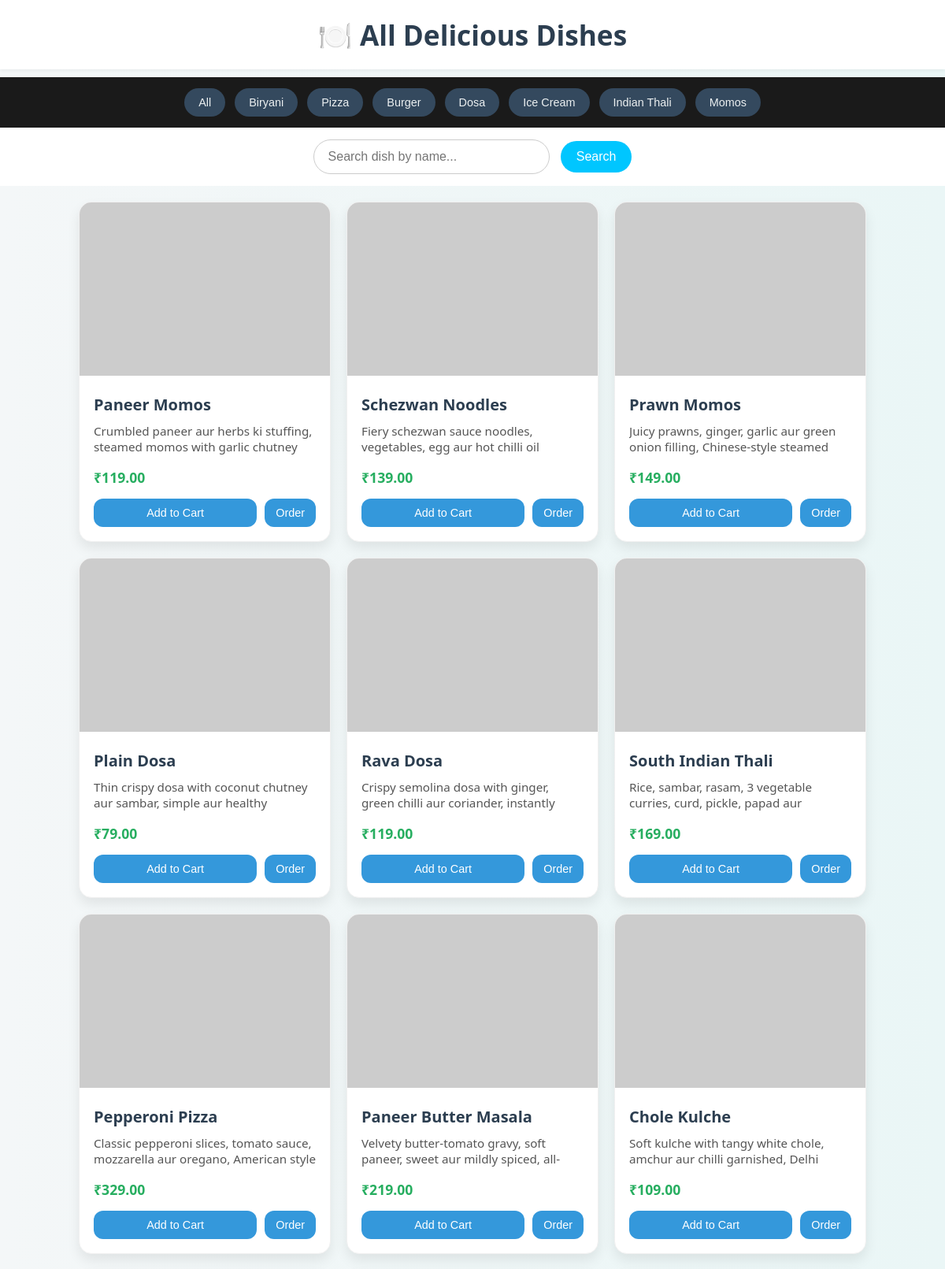
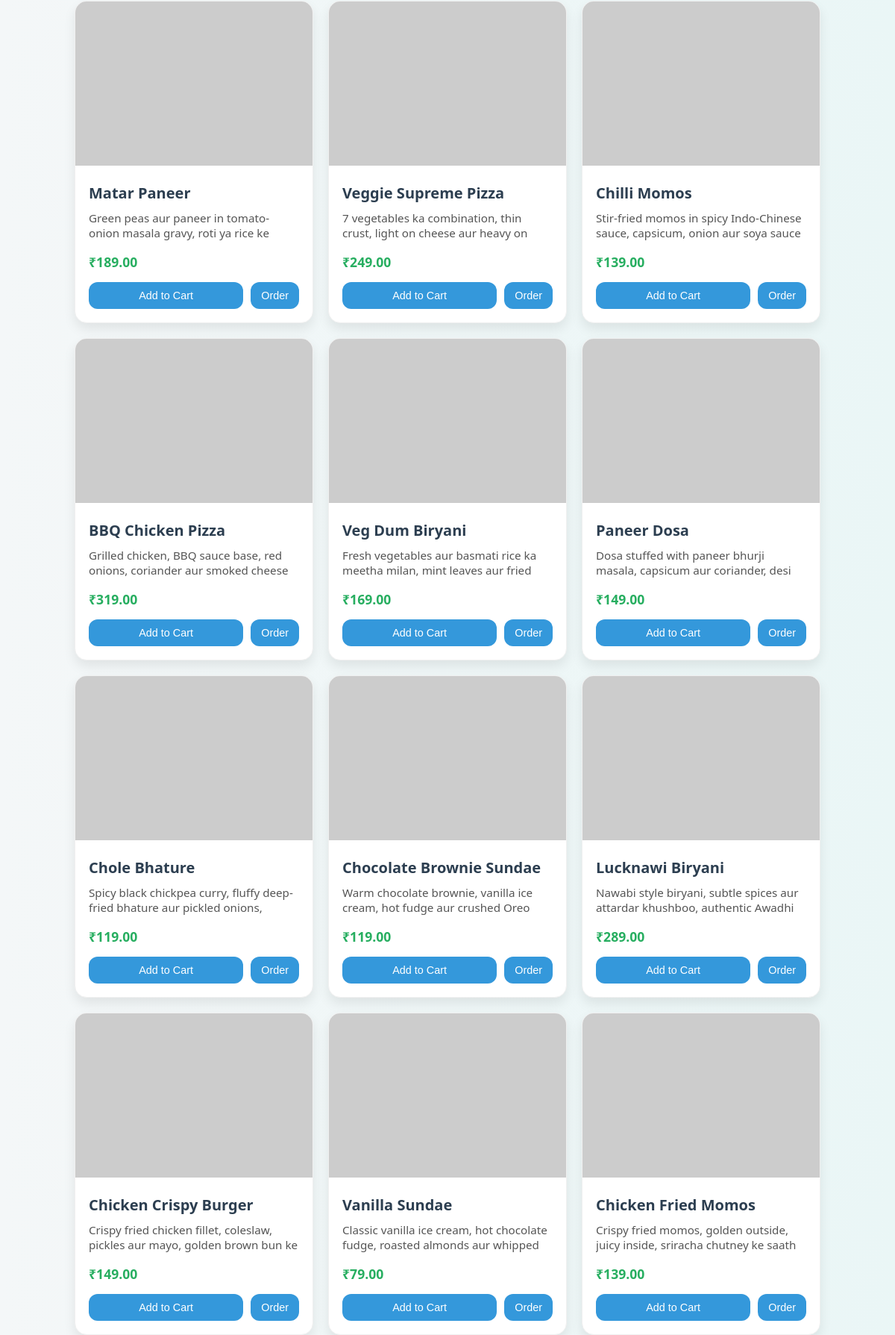
Page /dishes.php (upper part) on the committed database (2 pictures, top to bottom).
### tables this page shows
CREATE TABLE IF NOT EXISTS `biryanis` (
    `id`          INT(11) NOT NULL AUTO_INCREMENT,
    `food_name`   VARCHAR(200) NOT NULL,
    `image`       VARCHAR(300) DEFAULT NULL,
    `description` TEXT DEFAULT NULL,
    `price`       DECIMAL(10,2) NOT NULL DEFAULT 0.00,
    `offer_price` DECIMAL(10,2) DEFAULT 0.00,
    `category`    VARCHAR(100) DEFAULT 'biryani',
    `created_at`  TIMESTAMP DEFAULT CURRENT_TIMESTAMP,
    PRIMARY KEY (`id`)
);

### dishes.php (the view, shortened to what this page needs)
<?php
$conn = mysqli_connect("localhost", "root", "", "fooddb");
$sql = "SELECT * FROM biryanis ORDER BY rand()";
$result = mysqli_query($conn, $sql);
$dishes = [];
while ($row = mysqli_fetch_assoc($result)) {
    $dishes[] = $row;
}
?>
<!DOCTYPE html>
<html lang="en">
<head>
</head>
<body>
<h1>🍽️ All Delicious Dishes</h1>
<nav>
  <button onclick="filterCategory('all')">All</button>
  <button onclick="filterCategory('Biryani')">Biryani</button>
  <button onclick="filterCategory('Pizza')">Pizza</button>
  <button onclick="filterCategory('Burger')">Burger</button>
  <button onclick="filterCategory('Dosa')">Dosa</button>
  <button onclick="filterCategory('icecream')">Ice Cream</button>
  <button onclick="filterCategory('thali')">Indian Thali</button>
  <button onclick="filterCategory('momos')">Momos</button>
</nav>
<div class="search-bar">
  <input type="text" id="searchInput" placeholder="Search dish by name...">
  <button onclick="searchDishes()">Search</button>
</div>
<div class="container" id="dishContainer">
  <?php foreach ($dishes as $row): ?>
    <div class="card" data-name="<?= strtolower($row['food_name']) ?>" data-category="<?= strtolower($row['category']) ?>">
      <img src="<?= $row['image'] ?>" alt="<?= $row['food_name'] ?>">
      <div class="card-content">
        <h3><?= $row['food_name'] ?></h3>
        <p><?= $row['description'] ?></p>
        <div class="price">₹<?= $row['offer_price'] ?></div>
        <div class="buttons">
          <button onclick="addToCart(<?= $row['id'] ?>)">Add to Cart</button>
          <a href="order.php?id=<?= $row['id'] ?>"><button>Order</button></a>
        </div>
      </div>
    </div>
  <?php endforeach; ?>
</div>
</body>
</html>

### dishes.php (style rules this page uses)
* { box-sizing: border-box; margin: 0; padding: 0; }
body { font-family: 'Segoe UI', sans-serif; background: linear-gradient(to right, #f4f7f8, #eaf6f6); color: #333; }
h1 { text-align: center; padding: 20px 0; font-size: 2.2rem; color: #2c3e50; background: #fff; box-shadow: 0 2px 4px rgba(0,0,0,0.05); margin-bottom: 10px; }
nav { background: #1a1a1a; padding: 14px 5px; display: flex; justify-content: center; flex-wrap: wrap; gap: 12px; }
nav button { background: #34495e; color: #ecf0f1; border: none; padding: 10px 18px; border-radius: 50px; cursor: pointer; transition: all 0.3s ease; font-size: 0.9rem; }
.search-bar { text-align: center; padding: 15px 10px; background: #ffffff; }
.search-bar input { width: 300px; padding: 12px 18px; border-radius: 25px; border: 1px solid #ccc; font-size: 1rem; outline: none; transition: 0.3s; }
.search-bar button { padding: 11px 20px; margin-left: 10px; border: none; background: #00c6ff; color: #fff; border-radius: 25px; font-size: 1rem; cursor: pointer; transition: 0.3s ease; }
.container { display: flex; flex-wrap: wrap; justify-content: center; gap: 20px; padding: 20px; max-width: 100%; }
.card { background: #ffffff; width: 320px; border-radius: 16px; overflow: hidden; box-shadow: 0 8px 16px rgba(0,0,0,0.08); transition: all 0.3s ease; border: 1px solid #f0f0f0; }
.card img { width: 100%; height: 220px; object-fit: cover; transition: transform 0.3s ease-in-out; }
.card-content { padding: 18px; }
.card h3 { margin: 0 0 10px; font-size: 1.25rem; color: #2c3e50; }
.card p { font-size: 0.95rem; color: #555; height: 45px; overflow: hidden; }
.price { color: #27ae60; font-weight: bold; margin: 12px 0; font-size: 1.1rem; }
.buttons { display: flex; justify-content: space-between; gap: 10px; margin-top: 15px; }
.buttons button, .buttons a button { flex: 1; padding: 10px 14px; border: none; border-radius: 12px; font-size: 0.9rem; color: white; cursor: pointer; position: relative; overflow: hidden; transition: background 0.3s ease; }
.buttons button:nth-child(1) { background: #3498db; }
.buttons button::after { content: ""; background: rgba(255, 255, 255, 0.4); position: absolute; border-radius: 50%; transform: scale(0); width: 100%; height: 100%; top: 0; left: 0; opacity: 0; transition: transform 0.4s, opacity 0.4s; }

### rows in the picture
biryanis: food_name "Paneer Momos", description "Crumbled paneer aur herbs ki stuffing, steamed momos with garlic chutney", offer_price "119.00"
biryanis: food_name "Schezwan Noodles", description "Fiery schezwan sauce noodles, vegetables, egg aur hot chilli oil", offer_price "139.00"
biryanis: food_name "Prawn Momos", description "Juicy prawns, ginger, garlic aur green onion filling, Chinese-style steamed", offer_price "149.00"
biryanis: food_name "Plain Dosa", description "Thin crispy dosa with coconut chutney aur sambar, simple aur healthy…", offer_price "79.00"
biryanis: food_name "Rava Dosa", description "Crispy semolina dosa with ginger, green chilli aur coriander, instantly…", offer_price "119.00"
biryanis: food_name "South Indian Thali", description "Rice, sambar, rasam, 3 vegetable curries, curd, pickle, papad aur…", offer_price "169.00"
biryanis: food_name "Pepperoni Pizza", description "Classic pepperoni slices, tomato sauce, mozzarella aur oregano, American style…", offer_price "329.00"
biryanis: food_name "Paneer Butter Masala", description "Velvety butter-tomato gravy, soft paneer, sweet aur mildly spiced,…", offer_price "219.00"
biryanis: food_name "Chole Kulche", description "Soft kulche with tangy white chole, amchur aur chilli garnished, Delhi…", offer_price "109.00"
biryanis: food_name "Matar Paneer", description "Green peas aur paneer in tomato-onion masala gravy, roti ya rice ke…", offer_price "189.00"
biryanis: food_name "Veggie Supreme Pizza", description "7 vegetables ka combination, thin crust, light on cheese aur heavy on…", offer_price "249.00"
biryanis: food_name "Chilli Momos", description "Stir-fried momos in spicy Indo-Chinese sauce, capsicum, onion aur soya sauce", offer_price "139.00"
biryanis: food_name "BBQ Chicken Pizza", description "Grilled chicken, BBQ sauce base, red onions, coriander aur smoked cheese…", offer_price "319.00"
biryanis: food_name "Veg Dum Biryani", description "Fresh vegetables aur basmati rice ka meetha milan, mint leaves aur fried…", offer_price "169.00"
biryanis: food_name "Paneer Dosa", description "Dosa stuffed with paneer bhurji masala, capsicum aur coriander, desi…", offer_price "149.00"
biryanis: food_name "Chole Bhature", description "Spicy black chickpea curry, fluffy deep-fried bhature aur pickled onions,…", offer_price "119.00"
biryanis: food_name "Chocolate Brownie Sundae", description "Warm chocolate brownie, vanilla ice cream, hot fudge aur crushed Oreo", offer_price "119.00"
biryanis: food_name "Lucknawi Biryani", description "Nawabi style biryani, subtle spices aur attardar khushboo, authentic Awadhi…", offer_price "289.00"
biryanis: food_name "Chicken Crispy Burger", description "Crispy fried chicken fillet, coleslaw, pickles aur mayo, golden brown bun ke…", offer_price "149.00"
biryanis: food_name "Vanilla Sundae", description "Classic vanilla ice cream, hot chocolate fudge, roasted almonds aur whipped…", offer_price "79.00"
biryanis: food_name "Chicken Fried Momos", description "Crispy fried momos, golden outside, juicy inside, sriracha chutney ke saath", offer_price "139.00"
